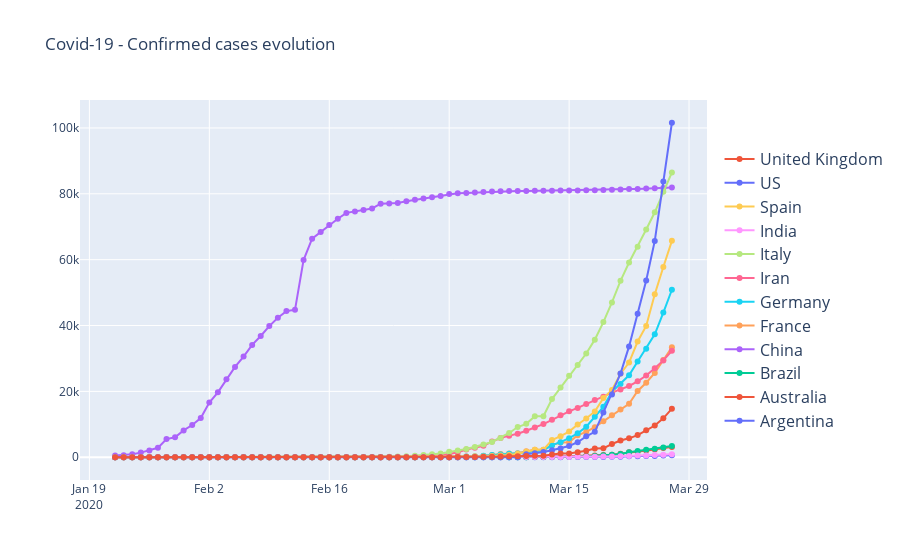

Notebook code for this chart:
### Code cell
import plotly.graph_objects as go

fig = go.Figure()

for country in countriesDisplayed:
    fig.add_trace(go.Scatter(
        x=listDate, 
        y=listValuesPerPlaces("ConfirmedCases",country,countryAndState[country]),
        name=country,
         hovertemplate =
         '<b>Country<b>: %{text}'+
         '<br><i>Date</i>: %{x}'+
         '<br><b>Confirmed cases</b>: %{y}<br>',
        text=[country for elt in listDate],
        line_shape='linear'))

fig.update_traces(hoverinfo='text+name', mode='lines+markers')
fig.update_layout(title='Covid-19 - Confirmed cases evolution',legend=dict(y=0.5, traceorder='reversed', font_size=16))

fig.show()

### Figure 1 — Plotly figure (JSON) as saved in the notebook; plotly's stock layout.template omitted (floating-point values rounded to 4 significant figures)
{"data": [{"hoverinfo": "text+name", "hovertemplate": "<b>Country<b>: %{text}<br><i>Date</i>: %{x}<br><b>Confirmed cases</b>: %{y}<br>", "line": {"shape": "linear"}, "mode": "lines+markers", "name": "Argentina", "text": ["Argentina", "Argentina", "Argentina", "Argentina", "Argentina", "Argentina", "Argentina", "Argentina", "Argentina", "Argentina", "Argentina", "Argentina", "Argentina", "Argentina", "Argentina", "Argentina", "Argentina", "Argentina", "Argentina", "Argentina", "Argentina", "Argentina", "Argentina", "Argentina", "Argentina", "Argentina", "Argentina", "Argentina", "Argentina", "Argentina", "Argentina", "Argentina", "Argentina", "Argentina", "Argentina", "Argentina", "Argentina", "Argentina", "Argentina", "Argentina", "Argentina", "Argentina", "Argentina", "Argentina", "Argentina", "Argentina", "Argentina", "Argentina", "Argentina", "Argentina", "Argentina", "Argentina", "Argentina", "Argentina", "Argentina", "Argentina", "Argentina", "Argentina", "Argentina", "Argentina", "Argentina", "Argentina", "Argentina", "Argentina", "Argentina", "Argentina"], "type": "scatter", "x": ["2020-01-22", "2020-01-23", "2020-01-24", "2020-01-25", "2020-01-26", "2020-01-27", "2020-01-28", "2020-01-29", "2020-01-30", "2020-01-31", "2020-02-01", "2020-02-02", "2020-02-03", "2020-02-04", "2020-02-05", "2020-02-06", "2020-02-07", "2020-02-08", "2020-02-09", "2020-02-10", "2020-02-11", "2020-02-12", "2020-02-13", "2020-02-14", "2020-02-15", "2020-02-16", "2020-02-17", "2020-02-18", "2020-02-19", "2020-02-20", "2020-02-21", "2020-02-22", "2020-02-23", "2020-02-24", "2020-02-25", "2020-02-26", "2020-02-27", "2020-02-28", "2020-02-29", "2020-03-01", "2020-03-02", "2020-03-03", "2020-03-04", "2020-03-05", "2020-03-06", "2020-03-07", "2020-03-08", "2020-03-09", "2020-03-10", "2020-03-11", "2020-03-12", "2020-03-13", "2020-03-14", "2020-03-15", "2020-03-16", "2020-03-17", "2020-03-18", "2020-03-19", "2020-03-20", "2020-03-21", "2020-03-22", "2020-03-23", "2020-03-24", "2020-03-25", "2020-03-26", "2020-03-27"], "y": [0, 0, 0, 0, 0, 0, 0, 0, 0, 0, 0, 0, 0, 0, 0, 0, 0, 0, 0, 0, 0, 0, 0, 0, 0, 0, 0, 0, 0, 0, 0, 0, 0, 0, 0, 0, 0, 0, 0, 0, 0, 1, 1, 1, 2, 8, 12, 12, 17, 19, 19, 31, 34, 45, 56, 68, 79, 97, 128, 158, 266, 301, 387, 387, 502, 589]}, {"hoverinfo": "text+name", "hovertemplate": "<b>Country<b>: %{text}<br><i>Date</i>: %{x}<br><b>Confirmed cases</b>: %{y}<br>", "line": {"shape": "linear"}, "mode": "lines+markers", "name": "Australia", "text": ["Australia", "Australia", "Australia", "Australia", "Australia", "Australia", "Australia", "Australia", "Australia", "Australia", "Australia", "Australia", "Australia", "Australia", "Australia", "Australia", "Australia", "Australia", "Australia", "Australia", "Australia", "Australia", "Australia", "Australia", "Australia", "Australia", "Australia", "Australia", "Australia", "Australia", "Australia", "Australia", "Australia", "Australia", "Australia", "Australia", "Australia", "Australia", "Australia", "Australia", "Australia", "Australia", "Australia", "Australia", "Australia", "Australia", "Australia", "Australia", "Australia", "Australia", "Australia", "Australia", "Australia", "Australia", "Australia", "Australia", "Australia", "Australia", "Australia", "Australia", "Australia", "Australia", "Australia", "Australia", "Australia", "Australia"], "type": "scatter", "x": ["2020-01-22", "2020-01-23", "2020-01-24", "2020-01-25", "2020-01-26", "2020-01-27", "2020-01-28", "2020-01-29", "2020-01-30", "2020-01-31", "2020-02-01", "2020-02-02", "2020-02-03", "2020-02-04", "2020-02-05", "2020-02-06", "2020-02-07", "2020-02-08", "2020-02-09", "2020-02-10", "2020-02-11", "2020-02-12", "2020-02-13", "2020-02-14", "2020-02-15", "2020-02-16", "2020-02-17", "2020-02-18", "2020-02-19", "2020-02-20", "2020-02-21", "2020-02-22", "2020-02-23", "2020-02-24", "2020-02-25", "2020-02-26", "2020-02-27", "2020-02-28", "2020-02-29", "2020-03-01", "2020-03-02", "2020-03-03", "2020-03-04", "2020-03-05", "2020-03-06", "2020-03-07", "2020-03-08", "2020-03-09", "2020-03-10", "2020-03-11", "2020-03-12", "2020-03-13", "2020-03-14", "2020-03-15", "2020-03-16", "2020-03-17", "2020-03-18", "2020-03-19", "2020-03-20", "2020-03-21", "2020-03-22", "2020-03-23", "2020-03-24", "2020-03-25", "2020-03-26", "2020-03-27"], "y": [0, 0, 0, 0, 4, 5, 5, 6, 9, 9, 12, 12, 12, 13, 13, 14, 15, 15, 15, 15, 15, 15, 15, 15, 15, 15, 15, 15, 15, 15, 15, 15, 15, 15, 15, 15, 15, 15, 25, 27, 30, 39, 52, 55, 60, 63, 76, 91, 107, 128, 128, 200, 250, 297, 377, 452, 568, 681, 791, 1071, 1549, 1682, 2044, 2364, 2810, 3143]}, {"hoverinfo": "text+name", "hovertemplate": "<b>Country<b>: %{text}<br><i>Date</i>: %{x}<br><b>Confirmed cases</b>: %{y}<br>", "line": {"shape": "linear"}, "mode": "lines+markers", "name": "Brazil", "text": ["Brazil", "Brazil", "Brazil", "Brazil", "Brazil", "Brazil", "Brazil", "Brazil", "Brazil", "Brazil", "Brazil", "Brazil", "Brazil", "Brazil", "Brazil", "Brazil", "Brazil", "Brazil", "Brazil", "Brazil", "Brazil", "Brazil", "Brazil", "Brazil", "Brazil", "Brazil", "Brazil", "Brazil", "Brazil", "Brazil", "Brazil", "Brazil", "Brazil", "Brazil", "Brazil", "Brazil", "Brazil", "Brazil", "Brazil", "Brazil", "Brazil", "Brazil", "Brazil", "Brazil", "Brazil", "Brazil", "Brazil", "Brazil", "Brazil", "Brazil", "Brazil", "Brazil", "Brazil", "Brazil", "Brazil", "Brazil", "Brazil", "Brazil", "Brazil", "Brazil", "Brazil", "Brazil", "Brazil", "Brazil", "Brazil", "Brazil"], "type": "scatter", "x": ["2020-01-22", "2020-01-23", "2020-01-24", "2020-01-25", "2020-01-26", "2020-01-27", "2020-01-28", "2020-01-29", "2020-01-30", "2020-01-31", "2020-02-01", "2020-02-02", "2020-02-03", "2020-02-04", "2020-02-05", "2020-02-06", "2020-02-07", "2020-02-08", "2020-02-09", "2020-02-10", "2020-02-11", "2020-02-12", "2020-02-13", "2020-02-14", "2020-02-15", "2020-02-16", "2020-02-17", "2020-02-18", "2020-02-19", "2020-02-20", "2020-02-21", "2020-02-22", "2020-02-23", "2020-02-24", "2020-02-25", "2020-02-26", "2020-02-27", "2020-02-28", "2020-02-29", "2020-03-01", "2020-03-02", "2020-03-03", "2020-03-04", "2020-03-05", "2020-03-06", "2020-03-07", "2020-03-08", "2020-03-09", "2020-03-10", "2020-03-11", "2020-03-12", "2020-03-13", "2020-03-14", "2020-03-15", "2020-03-16", "2020-03-17", "2020-03-18", "2020-03-19", "2020-03-20", "2020-03-21", "2020-03-22", "2020-03-23", "2020-03-24", "2020-03-25", "2020-03-26", "2020-03-27"], "y": [0, 0, 0, 0, 0, 0, 0, 0, 0, 0, 0, 0, 0, 0, 0, 0, 0, 0, 0, 0, 0, 0, 0, 0, 0, 0, 0, 0, 0, 0, 0, 0, 0, 0, 0, 1, 1, 1, 2, 2, 2, 2, 4, 4, 13, 13, 20, 25, 31, 38, 52, 151, 151, 162, 200, 321, 372, 621, 793, 1021, 1546, 1924, 2247, 2554, 2985, 3417]}, {"hoverinfo": "text+name", "hovertemplate": "<b>Country<b>: %{text}<br><i>Date</i>: %{x}<br><b>Confirmed cases</b>: %{y}<br>", "line": {"shape": "linear"}, "mode": "lines+markers", "name": "China", "text": ["China", "China", "China", "China", "China", "China", "China", "China", "China", "China", "China", "China", "China", "China", "China", "China", "China", "China", "China", "China", "China", "China", "China", "China", "China", "China", "China", "China", "China", "China", "China", "China", "China", "China", "China", "China", "China", "China", "China", "China", "China", "China", "China", "China", "China", "China", "China", "China", "China", "China", "China", "China", "China", "China", "China", "China", "China", "China", "China", "China", "China", "China", "China", "China", "China", "China"], "type": "scatter", "x": ["2020-01-22", "2020-01-23", "2020-01-24", "2020-01-25", "2020-01-26", "2020-01-27", "2020-01-28", "2020-01-29", "2020-01-30", "2020-01-31", "2020-02-01", "2020-02-02", "2020-02-03", "2020-02-04", "2020-02-05", "2020-02-06", "2020-02-07", "2020-02-08", "2020-02-09", "2020-02-10", "2020-02-11", "2020-02-12", "2020-02-13", "2020-02-14", "2020-02-15", "2020-02-16", "2020-02-17", "2020-02-18", "2020-02-19", "2020-02-20", "2020-02-21", "2020-02-22", "2020-02-23", "2020-02-24", "2020-02-25", "2020-02-26", "2020-02-27", "2020-02-28", "2020-02-29", "2020-03-01", "2020-03-02", "2020-03-03", "2020-03-04", "2020-03-05", "2020-03-06", "2020-03-07", "2020-03-08", "2020-03-09", "2020-03-10", "2020-03-11", "2020-03-12", "2020-03-13", "2020-03-14", "2020-03-15", "2020-03-16", "2020-03-17", "2020-03-18", "2020-03-19", "2020-03-20", "2020-03-21", "2020-03-22", "2020-03-23", "2020-03-24", "2020-03-25", "2020-03-26", "2020-03-27"], "y": [548, 643, 920, 1406, 2075, 2877, 5509, 6087, 8141, 9802, 11891, 16630, 19716, 23707, 27440, 30587, 34110, 36814, 39829, 42354, 44386, 44759, 59895, 66358, 68413, 70513, 72434, 74211, 74619, 75077, 75550, 77001, 77022, 77241, 77754, 78166, 78600, 78928, 79356, 79932, 80136, 80261, 80386, 80537, 80690, 80770, 80823, 80860, 80887, 80921, 80932, 80945, 80977, 81003, 81033, 81058, 81102, 81156, 81250, 81305, 81435, 81498, 81591, 81661, 81782, 81897]}, {"hoverinfo": "text+name", "hovertemplate": "<b>Country<b>: %{text}<br><i>Date</i>: %{x}<br><b>Confirmed cases</b>: %{y}<br>", "line": {"shape": "linear"}, "mode": "lines+markers", "name": "France", "text": ["France", "France", "France", "France", "France", "France", "France", "France", "France", "France", "France", "France", "France", "France", "France", "France", "France", "France", "France", "France", "France", "France", "France", "France", "France", "France", "France", "France", "France", "France", "France", "France", "France", "France", "France", "France", "France", "France", "France", "France", "France", "France", "France", "France", "France", "France", "France", "France", "France", "France", "France", "France", "France", "France", "France", "France", "France", "France", "France", "France", "France", "France", "France", "France", "France", "France"], "type": "scatter", "x": ["2020-01-22", "2020-01-23", "2020-01-24", "2020-01-25", "2020-01-26", "2020-01-27", "2020-01-28", "2020-01-29", "2020-01-30", "2020-01-31", "2020-02-01", "2020-02-02", "2020-02-03", "2020-02-04", "2020-02-05", "2020-02-06", "2020-02-07", "2020-02-08", "2020-02-09", "2020-02-10", "2020-02-11", "2020-02-12", "2020-02-13", "2020-02-14", "2020-02-15", "2020-02-16", "2020-02-17", "2020-02-18", "2020-02-19", "2020-02-20", "2020-02-21", "2020-02-22", "2020-02-23", "2020-02-24", "2020-02-25", "2020-02-26", "2020-02-27", "2020-02-28", "2020-02-29", "2020-03-01", "2020-03-02", "2020-03-03", "2020-03-04", "2020-03-05", "2020-03-06", "2020-03-07", "2020-03-08", "2020-03-09", "2020-03-10", "2020-03-11", "2020-03-12", "2020-03-13", "2020-03-14", "2020-03-15", "2020-03-16", "2020-03-17", "2020-03-18", "2020-03-19", "2020-03-20", "2020-03-21", "2020-03-22", "2020-03-23", "2020-03-24", "2020-03-25", "2020-03-26", "2020-03-27"], "y": [0, 0, 2, 3, 3, 3, 4, 5, 5, 5, 6, 6, 6, 6, 6, 6, 6, 11, 11, 11, 11, 11, 11, 11, 12, 12, 12, 12, 12, 12, 12, 12, 12, 12, 14, 18, 38, 57, 100, 130, 191, 204, 288, 380, 656, 959, 1136, 1219, 1794, 2293, 2293, 3681, 4496, 4532, 6683, 7715, 9124, 10970, 12758, 14463, 16243, 20123, 22622, 25600, 29551, 33402]}, {"hoverinfo": "text+name", "hovertemplate": "<b>Country<b>: %{text}<br><i>Date</i>: %{x}<br><b>Confirmed cases</b>: %{y}<br>", "line": {"shape": "linear"}, "mode": "lines+markers", "name": "Germany", "text": ["Germany", "Germany", "Germany", "Germany", "Germany", "Germany", "Germany", "Germany", "Germany", "Germany", "Germany", "Germany", "Germany", "Germany", "Germany", "Germany", "Germany", "Germany", "Germany", "Germany", "Germany", "Germany", "Germany", "Germany", "Germany", "Germany", "Germany", "Germany", "Germany", "Germany", "Germany", "Germany", "Germany", "Germany", "Germany", "Germany", "Germany", "Germany", "Germany", "Germany", "Germany", "Germany", "Germany", "Germany", "Germany", "Germany", "Germany", "Germany", "Germany", "Germany", "Germany", "Germany", "Germany", "Germany", "Germany", "Germany", "Germany", "Germany", "Germany", "Germany", "Germany", "Germany", "Germany", "Germany", "Germany", "Germany"], "type": "scatter", "x": ["2020-01-22", "2020-01-23", "2020-01-24", "2020-01-25", "2020-01-26", "2020-01-27", "2020-01-28", "2020-01-29", "2020-01-30", "2020-01-31", "2020-02-01", "2020-02-02", "2020-02-03", "2020-02-04", "2020-02-05", "2020-02-06", "2020-02-07", "2020-02-08", "2020-02-09", "2020-02-10", "2020-02-11", "2020-02-12", "2020-02-13", "2020-02-14", "2020-02-15", "2020-02-16", "2020-02-17", "2020-02-18", "2020-02-19", "2020-02-20", "2020-02-21", "2020-02-22", "2020-02-23", "2020-02-24", "2020-02-25", "2020-02-26", "2020-02-27", "2020-02-28", "2020-02-29", "2020-03-01", "2020-03-02", "2020-03-03", "2020-03-04", "2020-03-05", "2020-03-06", "2020-03-07", "2020-03-08", "2020-03-09", "2020-03-10", "2020-03-11", "2020-03-12", "2020-03-13", "2020-03-14", "2020-03-15", "2020-03-16", "2020-03-17", "2020-03-18", "2020-03-19", "2020-03-20", "2020-03-21", "2020-03-22", "2020-03-23", "2020-03-24", "2020-03-25", "2020-03-26", "2020-03-27"], "y": [0, 0, 0, 0, 0, 1, 4, 4, 4, 5, 8, 10, 12, 12, 12, 12, 13, 13, 14, 14, 16, 16, 16, 16, 16, 16, 16, 16, 16, 16, 16, 16, 16, 16, 17, 27, 46, 48, 79, 130, 159, 196, 262, 482, 670, 799, 1040, 1176, 1457, 1908, 2078, 3675, 4585, 5795, 7272, 9257, 12327, 15320, 19848, 22213, 24873, 29056, 32986, 37323, 43938, 50871]}, {"hoverinfo": "text+name", "hovertemplate": "<b>Country<b>: %{text}<br><i>Date</i>: %{x}<br><b>Confirmed cases</b>: %{y}<br>", "line": {"shape": "linear"}, "mode": "lines+markers", "name": "Iran", "text": ["Iran", "Iran", "Iran", "Iran", "Iran", "Iran", "Iran", "Iran", "Iran", "Iran", "Iran", "Iran", "Iran", "Iran", "Iran", "Iran", "Iran", "Iran", "Iran", "Iran", "Iran", "Iran", "Iran", "Iran", "Iran", "Iran", "Iran", "Iran", "Iran", "Iran", "Iran", "Iran", "Iran", "Iran", "Iran", "Iran", "Iran", "Iran", "Iran", "Iran", "Iran", "Iran", "Iran", "Iran", "Iran", "Iran", "Iran", "Iran", "Iran", "Iran", "Iran", "Iran", "Iran", "Iran", "Iran", "Iran", "Iran", "Iran", "Iran", "Iran", "Iran", "Iran", "Iran", "Iran", "Iran", "Iran"], "type": "scatter", "x": ["2020-01-22", "2020-01-23", "2020-01-24", "2020-01-25", "2020-01-26", "2020-01-27", "2020-01-28", "2020-01-29", "2020-01-30", "2020-01-31", "2020-02-01", "2020-02-02", "2020-02-03", "2020-02-04", "2020-02-05", "2020-02-06", "2020-02-07", "2020-02-08", "2020-02-09", "2020-02-10", "2020-02-11", "2020-02-12", "2020-02-13", "2020-02-14", "2020-02-15", "2020-02-16", "2020-02-17", "2020-02-18", "2020-02-19", "2020-02-20", "2020-02-21", "2020-02-22", "2020-02-23", "2020-02-24", "2020-02-25", "2020-02-26", "2020-02-27", "2020-02-28", "2020-02-29", "2020-03-01", "2020-03-02", "2020-03-03", "2020-03-04", "2020-03-05", "2020-03-06", "2020-03-07", "2020-03-08", "2020-03-09", "2020-03-10", "2020-03-11", "2020-03-12", "2020-03-13", "2020-03-14", "2020-03-15", "2020-03-16", "2020-03-17", "2020-03-18", "2020-03-19", "2020-03-20", "2020-03-21", "2020-03-22", "2020-03-23", "2020-03-24", "2020-03-25", "2020-03-26", "2020-03-27"], "y": [0, 0, 0, 0, 0, 0, 0, 0, 0, 0, 0, 0, 0, 0, 0, 0, 0, 0, 0, 0, 0, 0, 0, 0, 0, 0, 0, 0, 2, 5, 18, 28, 43, 61, 95, 139, 245, 388, 593, 978, 1501, 2336, 2922, 3513, 4747, 5823, 6566, 7161, 8042, 9000, 10075, 11364, 12729, 13938, 14991, 16169, 17361, 18407, 19644, 20610, 21638, 23049, 24811, 27017, 29406, 32332]}, {"hoverinfo": "text+name", "hovertemplate": "<b>Country<b>: %{text}<br><i>Date</i>: %{x}<br><b>Confirmed cases</b>: %{y}<br>", "line": {"shape": "linear"}, "mode": "lines+markers", "name": "Italy", "text": ["Italy", "Italy", "Italy", "Italy", "Italy", "Italy", "Italy", "Italy", "Italy", "Italy", "Italy", "Italy", "Italy", "Italy", "Italy", "Italy", "Italy", "Italy", "Italy", "Italy", "Italy", "Italy", "Italy", "Italy", "Italy", "Italy", "Italy", "Italy", "Italy", "Italy", "Italy", "Italy", "Italy", "Italy", "Italy", "Italy", "Italy", "Italy", "Italy", "Italy", "Italy", "Italy", "Italy", "Italy", "Italy", "Italy", "Italy", "Italy", "Italy", "Italy", "Italy", "Italy", "Italy", "Italy", "Italy", "Italy", "Italy", "Italy", "Italy", "Italy", "Italy", "Italy", "Italy", "Italy", "Italy", "Italy"], "type": "scatter", "x": ["2020-01-22", "2020-01-23", "2020-01-24", "2020-01-25", "2020-01-26", "2020-01-27", "2020-01-28", "2020-01-29", "2020-01-30", "2020-01-31", "2020-02-01", "2020-02-02", "2020-02-03", "2020-02-04", "2020-02-05", "2020-02-06", "2020-02-07", "2020-02-08", "2020-02-09", "2020-02-10", "2020-02-11", "2020-02-12", "2020-02-13", "2020-02-14", "2020-02-15", "2020-02-16", "2020-02-17", "2020-02-18", "2020-02-19", "2020-02-20", "2020-02-21", "2020-02-22", "2020-02-23", "2020-02-24", "2020-02-25", "2020-02-26", "2020-02-27", "2020-02-28", "2020-02-29", "2020-03-01", "2020-03-02", "2020-03-03", "2020-03-04", "2020-03-05", "2020-03-06", "2020-03-07", "2020-03-08", "2020-03-09", "2020-03-10", "2020-03-11", "2020-03-12", "2020-03-13", "2020-03-14", "2020-03-15", "2020-03-16", "2020-03-17", "2020-03-18", "2020-03-19", "2020-03-20", "2020-03-21", "2020-03-22", "2020-03-23", "2020-03-24", "2020-03-25", "2020-03-26", "2020-03-27"], "y": [0, 0, 0, 0, 0, 0, 0, 0, 0, 2, 2, 2, 2, 2, 2, 2, 3, 3, 3, 3, 3, 3, 3, 3, 3, 3, 3, 3, 3, 3, 20, 62, 155, 229, 322, 453, 655, 888, 1128, 1694, 2036, 2502, 3089, 3858, 4636, 5883, 7375, 9172, 10149, 12462, 12462, 17660, 21157, 24747, 27980, 31506, 35713, 41035, 47021, 53578, 59138, 63927, 69176, 74386, 80589, 86498]}, {"hoverinfo": "text+name", "hovertemplate": "<b>Country<b>: %{text}<br><i>Date</i>: %{x}<br><b>Confirmed cases</b>: %{y}<br>", "line": {"shape": "linear"}, "mode": "lines+markers", "name": "India", "text": ["India", "India", "India", "India", "India", "India", "India", "India", "India", "India", "India", "India", "India", "India", "India", "India", "India", "India", "India", "India", "India", "India", "India", "India", "India", "India", "India", "India", "India", "India", "India", "India", "India", "India", "India", "India", "India", "India", "India", "India", "India", "India", "India", "India", "India", "India", "India", "India", "India", "India", "India", "India", "India", "India", "India", "India", "India", "India", "India", "India", "India", "India", "India", "India", "India", "India"], "type": "scatter", "x": ["2020-01-22", "2020-01-23", "2020-01-24", "2020-01-25", "2020-01-26", "2020-01-27", "2020-01-28", "2020-01-29", "2020-01-30", "2020-01-31", "2020-02-01", "2020-02-02", "2020-02-03", "2020-02-04", "2020-02-05", "2020-02-06", "2020-02-07", "2020-02-08", "2020-02-09", "2020-02-10", "2020-02-11", "2020-02-12", "2020-02-13", "2020-02-14", "2020-02-15", "2020-02-16", "2020-02-17", "2020-02-18", "2020-02-19", "2020-02-20", "2020-02-21", "2020-02-22", "2020-02-23", "2020-02-24", "2020-02-25", "2020-02-26", "2020-02-27", "2020-02-28", "2020-02-29", "2020-03-01", "2020-03-02", "2020-03-03", "2020-03-04", "2020-03-05", "2020-03-06", "2020-03-07", "2020-03-08", "2020-03-09", "2020-03-10", "2020-03-11", "2020-03-12", "2020-03-13", "2020-03-14", "2020-03-15", "2020-03-16", "2020-03-17", "2020-03-18", "2020-03-19", "2020-03-20", "2020-03-21", "2020-03-22", "2020-03-23", "2020-03-24", "2020-03-25", "2020-03-26", "2020-03-27"], "y": [0, 0, 0, 0, 0, 0, 0, 0, 1, 1, 1, 2, 3, 3, 3, 3, 3, 3, 3, 3, 3, 3, 3, 3, 3, 3, 3, 3, 3, 3, 3, 3, 3, 3, 3, 3, 3, 3, 3, 3, 5, 5, 28, 30, 31, 34, 39, 43, 56, 62, 73, 82, 102, 113, 119, 142, 156, 194, 244, 330, 396, 499, 536, 657, 727, 887]}, {"hoverinfo": "text+name", "hovertemplate": "<b>Country<b>: %{text}<br><i>Date</i>: %{x}<br><b>Confirmed cases</b>: %{y}<br>", "line": {"shape": "linear"}, "mode": "lines+markers", "name": "Spain", "text": ["Spain", "Spain", "Spain", "Spain", "Spain", "Spain", "Spain", "Spain", "Spain", "Spain", "Spain", "Spain", "Spain", "Spain", "Spain", "Spain", "Spain", "Spain", "Spain", "Spain", "Spain", "Spain", "Spain", "Spain", "Spain", "Spain", "Spain", "Spain", "Spain", "Spain", "Spain", "Spain", "Spain", "Spain", "Spain", "Spain", "Spain", "Spain", "Spain", "Spain", "Spain", "Spain", "Spain", "Spain", "Spain", "Spain", "Spain", "Spain", "Spain", "Spain", "Spain", "Spain", "Spain", "Spain", "Spain", "Spain", "Spain", "Spain", "Spain", "Spain", "Spain", "Spain", "Spain", "Spain", "Spain", "Spain"], "type": "scatter", "x": ["2020-01-22", "2020-01-23", "2020-01-24", "2020-01-25", "2020-01-26", "2020-01-27", "2020-01-28", "2020-01-29", "2020-01-30", "2020-01-31", "2020-02-01", "2020-02-02", "2020-02-03", "2020-02-04", "2020-02-05", "2020-02-06", "2020-02-07", "2020-02-08", "2020-02-09", "2020-02-10", "2020-02-11", "2020-02-12", "2020-02-13", "2020-02-14", "2020-02-15", "2020-02-16", "2020-02-17", "2020-02-18", "2020-02-19", "2020-02-20", "2020-02-21", "2020-02-22", "2020-02-23", "2020-02-24", "2020-02-25", "2020-02-26", "2020-02-27", "2020-02-28", "2020-02-29", "2020-03-01", "2020-03-02", "2020-03-03", "2020-03-04", "2020-03-05", "2020-03-06", "2020-03-07", "2020-03-08", "2020-03-09", "2020-03-10", "2020-03-11", "2020-03-12", "2020-03-13", "2020-03-14", "2020-03-15", "2020-03-16", "2020-03-17", "2020-03-18", "2020-03-19", "2020-03-20", "2020-03-21", "2020-03-22", "2020-03-23", "2020-03-24", "2020-03-25", "2020-03-26", "2020-03-27"], "y": [0, 0, 0, 0, 0, 0, 0, 0, 0, 0, 1, 1, 1, 1, 1, 1, 1, 1, 2, 2, 2, 2, 2, 2, 2, 2, 2, 2, 2, 2, 2, 2, 2, 2, 6, 13, 15, 32, 45, 84, 120, 165, 222, 259, 400, 500, 673, 1073, 1695, 2277, 2277, 5232, 6391, 7798, 9942, 11748, 13910, 17963, 20410, 25374, 28768, 35136, 39885, 49515, 57786, 65719]}, {"hoverinfo": "text+name", "hovertemplate": "<b>Country<b>: %{text}<br><i>Date</i>: %{x}<br><b>Confirmed cases</b>: %{y}<br>", "line": {"shape": "linear"}, "mode": "lines+markers", "name": "US", "text": ["US", "US", "US", "US", "US", "US", "US", "US", "US", "US", "US", "US", "US", "US", "US", "US", "US", "US", "US", "US", "US", "US", "US", "US", "US", "US", "US", "US", "US", "US", "US", "US", "US", "US", "US", "US", "US", "US", "US", "US", "US", "US", "US", "US", "US", "US", "US", "US", "US", "US", "US", "US", "US", "US", "US", "US", "US", "US", "US", "US", "US", "US", "US", "US", "US", "US"], "type": "scatter", "x": ["2020-01-22", "2020-01-23", "2020-01-24", "2020-01-25", "2020-01-26", "2020-01-27", "2020-01-28", "2020-01-29", "2020-01-30", "2020-01-31", "2020-02-01", "2020-02-02", "2020-02-03", "2020-02-04", "2020-02-05", "2020-02-06", "2020-02-07", "2020-02-08", "2020-02-09", "2020-02-10", "2020-02-11", "2020-02-12", "2020-02-13", "2020-02-14", "2020-02-15", "2020-02-16", "2020-02-17", "2020-02-18", "2020-02-19", "2020-02-20", "2020-02-21", "2020-02-22", "2020-02-23", "2020-02-24", "2020-02-25", "2020-02-26", "2020-02-27", "2020-02-28", "2020-02-29", "2020-03-01", "2020-03-02", "2020-03-03", "2020-03-04", "2020-03-05", "2020-03-06", "2020-03-07", "2020-03-08", "2020-03-09", "2020-03-10", "2020-03-11", "2020-03-12", "2020-03-13", "2020-03-14", "2020-03-15", "2020-03-16", "2020-03-17", "2020-03-18", "2020-03-19", "2020-03-20", "2020-03-21", "2020-03-22", "2020-03-23", "2020-03-24", "2020-03-25", "2020-03-26", "2020-03-27"], "y": [0, 0, 0, 0, 0, 0, 0, 0, 0, 0, 0, 0, 0, 0, 0, 0, 0, 0, 0, 0, 0, 0, 0, 0, 0, 0, 0, 0, 0, 0, 0, 0, 0, 0, 0, 0, 0, 0, 0, 0, 0, 0, 0, 0, 0, 0, 0, 0, 892, 1214, 1596, 2112, 2658, 3431, 4565, 6353, 7715, 13608, 19025, 25414, 33663, 43586, 53659, 65701, 83759, 101580]}, {"hoverinfo": "text+name", "hovertemplate": "<b>Country<b>: %{text}<br><i>Date</i>: %{x}<br><b>Confirmed cases</b>: %{y}<br>", "line": {"shape": "linear"}, "mode": "lines+markers", "name": "United Kingdom", "text": ["United Kingdom", "United Kingdom", "United Kingdom", "United Kingdom", "United Kingdom", "United Kingdom", "United Kingdom", "United Kingdom", "United Kingdom", "United Kingdom", "United Kingdom", "United Kingdom", "United Kingdom", "United Kingdom", "United Kingdom", "United Kingdom", "United Kingdom", "United Kingdom", "United Kingdom", "United Kingdom", "United Kingdom", "United Kingdom", "United Kingdom", "United Kingdom", "United Kingdom", "United Kingdom", "United Kingdom", "United Kingdom", "United Kingdom", "United Kingdom", "United Kingdom", "United Kingdom", "United Kingdom", "United Kingdom", "United Kingdom", "United Kingdom", "United Kingdom", "United Kingdom", "United Kingdom", "United Kingdom", "United Kingdom", "United Kingdom", "United Kingdom", "United Kingdom", "United Kingdom", "United Kingdom", "United Kingdom", "United Kingdom", "United Kingdom", "United Kingdom", "United Kingdom", "United Kingdom", "United Kingdom", "United Kingdom", "United Kingdom", "United Kingdom", "United Kingdom", "United Kingdom", "United Kingdom", "United Kingdom", "United Kingdom", "United Kingdom", "United Kingdom", "United Kingdom", "United Kingdom", "United Kingdom"], "type": "scatter", "x": ["2020-01-22", "2020-01-23", "2020-01-24", "2020-01-25", "2020-01-26", "2020-01-27", "2020-01-28", "2020-01-29", "2020-01-30", "2020-01-31", "2020-02-01", "2020-02-02", "2020-02-03", "2020-02-04", "2020-02-05", "2020-02-06", "2020-02-07", "2020-02-08", "2020-02-09", "2020-02-10", "2020-02-11", "2020-02-12", "2020-02-13", "2020-02-14", "2020-02-15", "2020-02-16", "2020-02-17", "2020-02-18", "2020-02-19", "2020-02-20", "2020-02-21", "2020-02-22", "2020-02-23", "2020-02-24", "2020-02-25", "2020-02-26", "2020-02-27", "2020-02-28", "2020-02-29", "2020-03-01", "2020-03-02", "2020-03-03", "2020-03-04", "2020-03-05", "2020-03-06", "2020-03-07", "2020-03-08", "2020-03-09", "2020-03-10", "2020-03-11", "2020-03-12", "2020-03-13", "2020-03-14", "2020-03-15", "2020-03-16", "2020-03-17", "2020-03-18", "2020-03-19", "2020-03-20", "2020-03-21", "2020-03-22", "2020-03-23", "2020-03-24", "2020-03-25", "2020-03-26", "2020-03-27"], "y": [0, 0, 0, 0, 0, 0, 0, 0, 0, 2, 2, 2, 2, 2, 2, 2, 3, 3, 3, 8, 8, 9, 9, 9, 9, 9, 9, 9, 9, 9, 9, 9, 9, 13, 13, 13, 15, 20, 23, 36, 40, 51, 86, 116, 164, 207, 274, 322, 384, 459, 459, 802, 1144, 1145, 1551, 1960, 2642, 2716, 4014, 5067, 5745, 6726, 8164, 9640, 11812, 14745]}], "layout": {"legend": {"font": {"size": 16}, "traceorder": "reversed", "y": 0.5}, "title": {"text": "Covid-19 - Confirmed cases evolution"}}}
